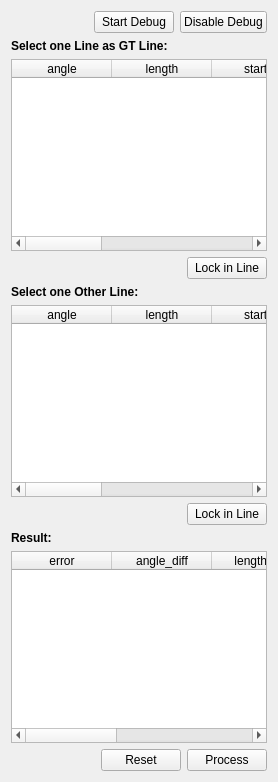
        <widget class="QWidget" name="tab_03_debug">
         <attribute name="title">
          <string>Debug</string>
         </attribute>
         <layout class="QVBoxLayout" name="verticalLayout_10">
          <item>
           <layout class="QHBoxLayout" name="layout_start_stop">
            <item>
             <spacer name="spacer_start_stop">
              <property name="orientation">
               <enum>Qt::Horizontal</enum>
              </property>
              <property name="sizeHint" stdset="0">
               <size>
                <width>40</width>
                <height>20</height>
               </size>
              </property>
             </spacer>
            </item>
            <item>
             <widget class="QPushButton" name="pb_debug_start">
              <property name="text">
               <string>Start Debug</string>
              </property>
             </widget>
            </item>
            <item>
             <widget class="QPushButton" name="pb_debug_disable">
              <property name="text">
               <string>Disable Debug</string>
              </property>
             </widget>
            </item>
           </layout>
          </item>
          <item>
           <layout class="QVBoxLayout" name="layout_sel_gt_line">
            <item>
             <widget class="QLabel" name="label_sel_gt_line">
              <property name="font">
               <font>
                <family>Arial</family>
                <weight>75</weight>
                <bold>true</bold>
               </font>
              </property>
              <property name="text">
               <string>Select one Line as GT Line:</string>
              </property>
             </widget>
            </item>
            <item>
             <widget class="QTableWidget" name="tw_debug_gtline_info">
              <column>
               <property name="text">
                <string>angle</string>
               </property>
              </column>
              <column>
               <property name="text">
                <string>length</string>
               </property>
              </column>
              <column>
               <property name="text">
                <string>start_x</string>
               </property>
              </column>
              <column>
               <property name="text">
                <string>start_y</string>
               </property>
              </column>
              <column>
               <property name="text">
                <string>end_x</string>
               </property>
              </column>
              <column>
               <property name="text">
                <string>end_y</string>
               </property>
              </column>
             </widget>
            </item>
            <item>
             <layout class="QHBoxLayout" name="layout_lockin_gt">
              <item>
               <spacer name="spacer_lockin_gt">
                <property name="orientation">
                 <enum>Qt::Horizontal</enum>
                </property>
                <property name="sizeHint" stdset="0">
                 <size>
                  <width>40</width>
                  <height>20</height>
                 </size>
                </property>
               </spacer>
              </item>
              <item>
               <widget class="QPushButton" name="pb_debug_lockin_gtline">
                <property name="text">
                 <string>Lock in Line</string>
                </property>
               </widget>
              </item>
             </layout>
            </item>
           </layout>
          </item>
          <item>
           <layout class="QVBoxLayout" name="layout_sel_other_line">
            <item>
             <widget class="QLabel" name="label_sel_other_line">
              <property name="font">
               <font>
                <family>Arial</family>
                <weight>75</weight>
                <bold>true</bold>
               </font>
              </property>
              <property name="text">
               <string>Select one Other Line:</string>
              </property>
             </widget>
            </item>
            <item>
             <widget class="QTableWidget" name="tw_debug_lines_info">
              <property name="sizePolicy">
               <sizepolicy hsizetype="Expanding" vsizetype="Expanding">
                <horstretch>0</horstretch>
                <verstretch>0</verstretch>
               </sizepolicy>
              </property>
              <column>
               <property name="text">
                <string>angle</string>
               </property>
              </column>
              <column>
               <property name="text">
                <string>length</string>
               </property>
              </column>
              <column>
               <property name="text">
                <string>start_x</string>
               </property>
              </column>
              <column>
               <property name="text">
                <string>start_y</string>
               </property>
              </column>
              <column>
               <property name="text">
                <string>end_x</string>
               </property>
              </column>
              <column>
               <property name="text">
                <string>end_y</string>
               </property>
              </column>
             </widget>
            </item>
            <item>
             <layout class="QHBoxLayout" name="layout_lockin_other_line">
              <item>
               <spacer name="spacer_other_line">
                <property name="orientation">
                 <enum>Qt::Horizontal</enum>
                </property>
                <property name="sizeHint" stdset="0">
                 <size>
                  <width>40</width>
                  <height>20</height>
                 </size>
                </property>
               </spacer>
              </item>
              <item>
               <widget class="QPushButton" name="pb_debug_lockin_lines">
                <property name="text">
                 <string>Lock in Line</string>
                </property>
               </widget>
              </item>
             </layout>
            </item>
           </layout>
          </item>
          <item>
           <layout class="QVBoxLayout" name="layout_result">
            <item>
             <widget class="QLabel" name="label_result">
              <property name="font">
               <font>
                <family>Arial</family>
                <weight>75</weight>
                <bold>true</bold>
               </font>
              </property>
              <property name="text">
               <string>Result:</string>
              </property>
             </widget>
            </item>
            <item>
             <widget class="QTableWidget" name="tw_debug_result_info">
              <column>
               <property name="text">
                <string>error</string>
               </property>
              </column>
              <column>
               <property name="text">
                <string>angle_diff</string>
               </property>
              </column>
              <column>
               <property name="text">
                <string>length_diff</string>
               </property>
              </column>
              <column>
               <property name="text">
                <string>dist_start</string>
               </property>
              </column>
              <column>
               <property name="text">
                <string>dist_end</string>
               </property>
              </column>
             </widget>
            </item>
           </layout>
          </item>
          <item>
           <layout class="QHBoxLayout" name="layout_reset_process">
            <item>
             <spacer name="spacer_reset_process">
              <property name="orientation">
               <enum>Qt::Horizontal</enum>
              </property>
              <property name="sizeHint" stdset="0">
               <size>
                <width>40</width>
                <height>20</height>
               </size>
              </property>
             </spacer>
            </item>
            <item>
             <widget class="QPushButton" name="pb_debug_reset">
              <property name="text">
               <string>Reset</string>
              </property>
             </widget>
            </item>
            <item>
             <widget class="QPushButton" name="pb_debug_process">
              <property name="text">
               <string>Process</string>
              </property>
             </widget>
            </item>
           </layout>
          </item>
         </layout>
        </widget>
